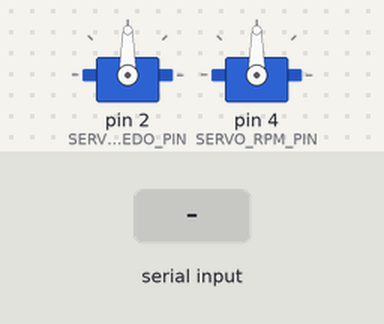
Bench run of a sketch on a simulated Arduino Uno, built with avr-gcc and run on an emulated ATmega328P. Shown: 2 × servo. The test bench sets the inputs (shaded band).

Above: at 1.2 s.
1.3 s: "#" received over Serial
At 1.8 s:
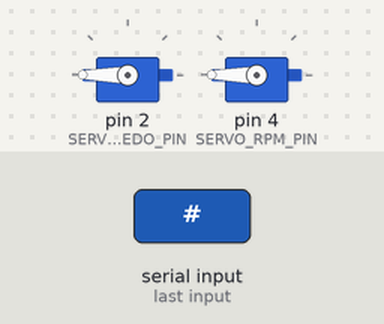
Timing chart, 0 to 4.3 s (numbered marks = the images above; inputs shaded):
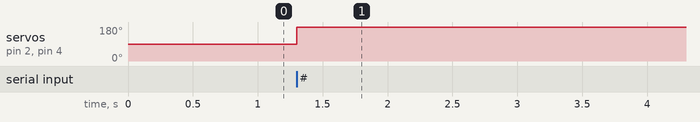

The sketch:

gauges_controller.ino
```cpp
// (licence header left out)
#include <Servo.h>

// Specify your servo range (in microseconds)
#define SERVO_MIN_RANGE 400
#define SERVO_MAX_RANGE 2800

// Choose pin for each
#define SERVO_SPEEDO_PIN 2
#define SERVO_RPM_PIN 4

char     data1[10], data2[10];
boolean  shift        = false;
Servo    servo_rpm, servo_speedo;

void setup() {
  Serial.begin(115200);
  servo_speedo.attach(SERVO_SPEEDO_PIN, SERVO_MIN_RANGE, SERVO_MAX_RANGE);
  servo_rpm.attach(SERVO_RPM_PIN, SERVO_MIN_RANGE, SERVO_MAX_RANGE);
}

void loop() {
  // Nothing to do here...
}

void serialEvent() {
  while (Serial.available()) {

    // Code below needs major modifications if you want to receive more data than just RPMs and Speed

    // Reading data from serial port, char by char (structure of data: "RPMs|Speed#")
    char input = (char)Serial.read();

    // Basic parsing, switches the variable which will store next characters when separator ("|") appears
    if (input == '|') {
      shift = true;
      continue;
    }

    // Adding each character of section to proper temporary variable
    if (shift) {
      strncat(data2, &input, 1);
    } else {
      strncat(data1, &input, 1);
    }

    // End of message character, main program
    if (input == '#') {

      // Converting C-string to int
      int truck_speed = atoi(data2);
      int engine_rpm = atoi(data1);

      // Mapping values
      int speed_uS = map(truck_speed, 110, 0, SERVO_MIN_RANGE, SERVO_MAX_RANGE);
      int rpm_uS = map(engine_rpm, 2500, 0, SERVO_MIN_RANGE, SERVO_MAX_RANGE);

      servo_rpm.writeMicroseconds(rpm_uS);
      servo_speedo.writeMicroseconds(speed_uS);

      // Resetting temporary variables
      shift = false;
      memset(data1, 0, strlen(data1));
      memset(data2, 0, strlen(data2));
    }
  }
}
```

Measured:
- after the input at 1.3 s, servo on pin 2 (SERVO_SPEEDO_PIN), servo on pin 4 (SERVO_RPM_PIN): 90° → 180° at once
